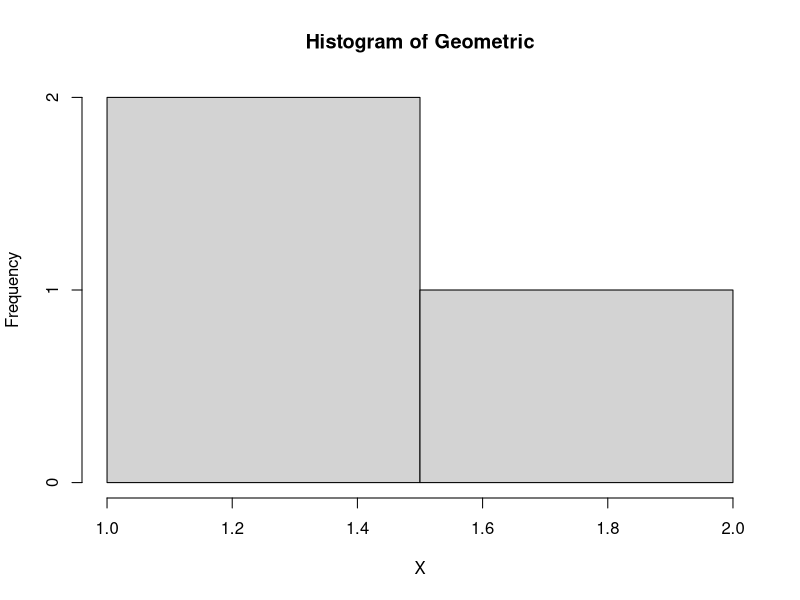

This figure's R source:
#A
x=3
p=0.20
#Menggunakan fungsi dgeom
peluang=dgeom(x,p) 
peluang

#B
mean(rgeom(n = 10000, p=0.20) == 3)

#c
#Kesimpulan terdapat di Readme

#D
set.seed(0)
#Menggunakan fungsi rgeom
hist(rgeom(x,p),xlab="X",main="Histogram of Geometric")

#E
E=1/p #Nilai rata-rata
E
var=(1-p)/p^2 #Nilai varian
var

#Referensi 
#https://www.rumusstatistik.com/2012/07/rumus-distribusi-geometrik.html